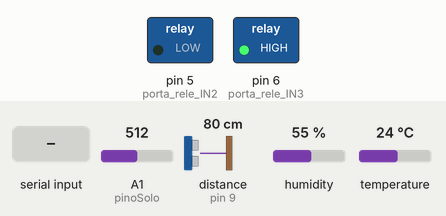
Bench run of a sketch on a simulated Arduino Uno, built with avr-gcc and run on an emulated ATmega328P. On the bench: switched loads named in the sketch (green lamp = pin HIGH). Inputs (shaded band) come from the test bench; at power-on: temperature 24 °C, A1 (pinoSolo) = 512, distance to the obstacle (sensor on pin 9) 80 cm, humidity 55 %. The echo pulse lasts 58.3 µs per cm; what the sketch prints to the serial monitor is not drawn.

Above: at 1.2 s.
1.3 s: temperature set to 24.6 °C
3.2 s: temperature set to 25.9 °C
At 4.8 s:
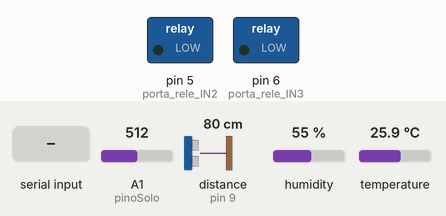
5.5 s: A1 (pinoSolo) set to 435
7.0 s: A1 (pinoSolo) set to 401
At 7.7 s:
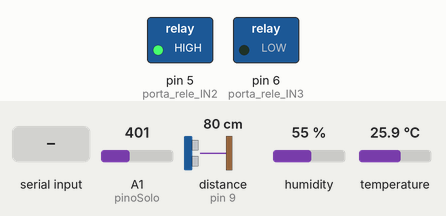
8.5 s: "90,45\n" received over the second serial link
At 10.6 s:
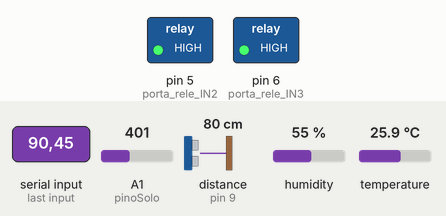
11.0 s: "5\n" received over the second serial link
At 13.4 s:
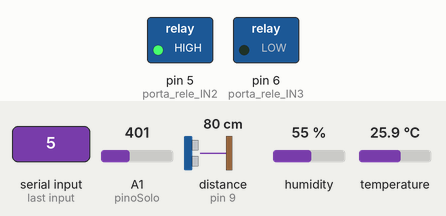
Timing chart, 0 to 14.5 s (numbered marks = the images above; inputs shaded):
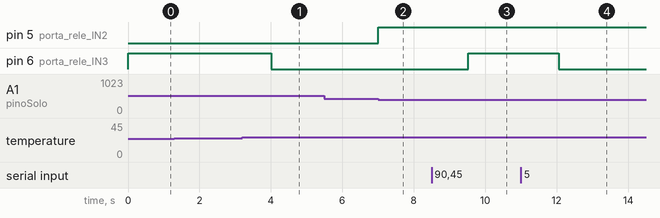

The sketch:

bluetooth.ino
```cpp
#include <SoftwareSerial.h>
#include <DHT.h>
#include <Ultrasonic.h>
SoftwareSerial BTserial(2, 3); // RX | TX
// Connect the HC-05 TX to Arduino pin 2 RX.
// Connect the HC-05 RX to Arduino pin 3 TX through a voltage divider.

#define DHTPIN A0   // pino temp e hum
#define pinoSolo A1 // pino higrometro

#define DHTTYPE DHT22 // sensor DHT 22
DHT dht(DHTPIN, DHTTYPE);

#define pino_trigger 8
#define pino_echo 9
Ultrasonic ultrasonic(pino_trigger, pino_echo); // sensor ultrasonico

//DHT22 variaveis para envio ble
float temperatura;
float humidadeAr;

//LM393 valor captado
int humidadeSoloRaw;

//rele
int porta_rele_IN2 = 5;
int porta_rele_IN3 = 6;

//variaveis internas
String temperaturaSet = "25";
String humidadeArSet = "60";
String humidadeSoloSet = "60";

unsigned long period = 3600000; //intervalo de cada coleta de dados - 1hora
unsigned long time = 0;         // inicia tempo para calcular intervalo de 1 hora

void setup()
{
  pinMode(porta_rele_IN2, OUTPUT);    //rele
  digitalWrite(porta_rele_IN2, HIGH); //inicia desligado
  pinMode(porta_rele_IN3, OUTPUT);    //ventuinha

  Serial.begin(9600);
  Serial.println("Arduino is ready");

  //attachInterrupt(digitalPinToInterrupt(3), updateVariables, RISING);

  BTserial.begin(9600);
  dht.begin();
}

void loop()
{
  float hum = dht.readHumidity();
  float temp = dht.readTemperature();
  humidadeSoloRaw = analogRead(pinoSolo);
  int humidadeSolo = map(humidadeSoloRaw, 0, 1023, 100, 0);

  if (millis() > time + period)
  {
    float altura;
    long microsec = ultrasonic.timing();
    altura = ultrasonic.convert(microsec, Ultrasonic::CM);

    String response = String(temp) + ',' + String(hum) + ',' + String(humidadeSolo) + ',' + String(altura);

    if (altura > 4.0 && altura < 100.0)
      BTserial.print(response);
    time = millis();
  }

  if (humidadeSolo < humidadeSoloSet.toInt())
  {
    digitalWrite(porta_rele_IN2, LOW);
  }
  else
  {
    digitalWrite(porta_rele_IN2, HIGH);
  }

  if (temp > temperaturaSet.toFloat())
  {
    digitalWrite(porta_rele_IN3, LOW);
  }
  else
  {
    digitalWrite(porta_rele_IN3, HIGH);
  }

  if (BTserial.available())
  {
    String in = BTserial.readString();

    temperaturaSet = "";
    humidadeArSet = "";
    humidadeSoloSet = "";

    String per = "";

    temperaturaSet = temperaturaSet + char(in[0]) + char(in[1]);
    humidadeArSet = humidadeArSet + char(in[3]) + char(in[4]);
    humidadeSoloSet = humidadeSoloSet + char(in[6]) + char(in[7]);

    for (int i = 9; i < in.length(); i++)
    {
      per = per + char(in[i]);
    }

    period = atol(per.c_str());
    Serial.println(per);
  }
}
```

Measured:
- the behaviour switches between 25 and 25.1 °C on temperature (found by bisection; images 0 and 1)
- the behaviour switches between 420 and 419 on A1 (pinoSolo) (found by bisection; images 1 and 2)
- after the input at 1.3 s, every drawn part: stays the same
- after the input at 3.2 s, pin 6 (porta_rele_IN3): HIGH → LOW after 0.82 s
- after the input at 5.5 s, every drawn part: stays the same
- after the input at 7.0 s, pin 5 (porta_rele_IN2): LOW → HIGH at once
- after the input at 8.5 s, pin 6 (porta_rele_IN3): LOW → HIGH after 1.0 s
- after the input at 11.0 s, pin 6 (porta_rele_IN3): HIGH → LOW after 1.1 s
